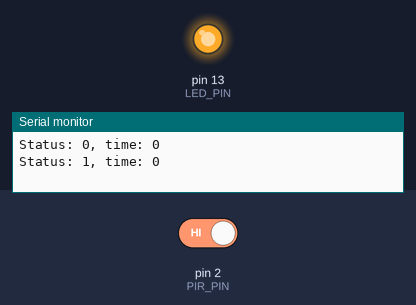
Recording of a sketch running on a simulated Arduino Uno, built with avr-gcc and run on an emulated ATmega328P. Parts: output pins drawn as LEDs (lit = HIGH), the last lines printed to the serial monitor. Inputs (shaded band) come from the test bench; at power-on: pin 2 (PIR_PIN) HIGH.

Above: at 1.2 s.
1.3 s: pin 2 (PIR_PIN) driven LOW
At 1.8 s:
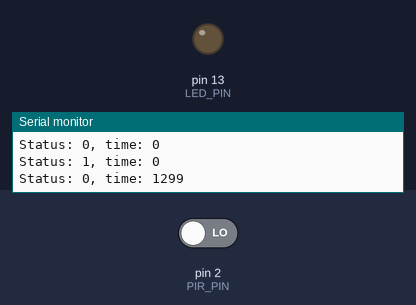
2.8 s: pin 2 (PIR_PIN) driven HIGH
At 4.2 s:
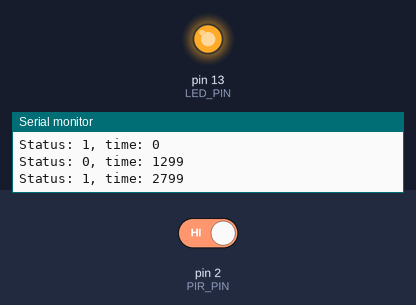
Timing chart, 0 to 5.8 s (numbered marks = the images above; inputs shaded):
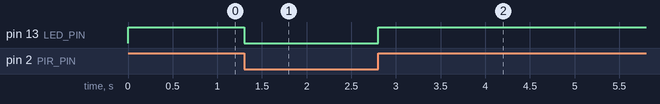

Measured:
- after the input at 1.3 s, pin 13 (LED_PIN): HIGH → LOW at once
- after the input at 2.8 s, pin 13 (LED_PIN): LOW → HIGH at once

The sketch:

ch08_pir.ino
```cpp
#define SERIAL_BAUDRATE 19200
#define PIR_PIN 2 // PIR模組的訊號腳位
#define LED_PIN 13

boolean pirStatus = LOW; // 記錄PIR模組訊號輸出的狀態
// 輸出PIR模組的偵測狀態，並且輸出millis()
void printStatusAndTime(){
  Serial.print("Status: ");
  Serial.print(pirStatus);
  Serial.print(", time: ");
  Serial.println(millis());
}
void setup(){
  Serial.begin(SERIAL_BAUDRATE);
  pinMode(PIR_PIN, INPUT);
  pinMode(LED_PIN, OUTPUT);
  printStatusAndTime();
}
void loop(){
  boolean s = digitalRead(PIR_PIN); // 讀取PIR模組狀態
  digitalWrite(LED_PIN, s); //以該狀態控制LED燈
  if(pirStatus != s){ // 若狀態改變了，才輸出序列埠
    pirStatus = s;
    printStatusAndTime();
  }
}
```
